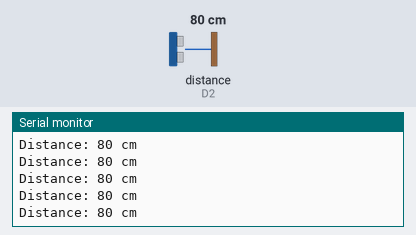
The sketch below on a simulated ESP8266 (NodeMCU). Shown: the last lines printed to the serial monitor. The test bench sets the inputs (shaded band); at power-on: distance to the obstacle (sensor on D2) 80 cm. The echo pulse lasts 58.3 µs per cm; WiFi joins after 1.5 s; servers stay silent unless stated.

Above: at 6.0 s.
6.1 s: distance to the obstacle (sensor on D2) set to 2 cm
At 6.4 s:
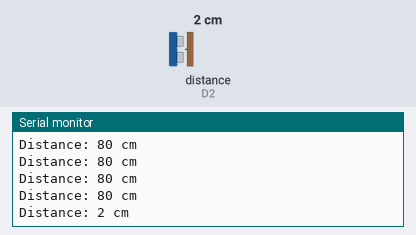
7.6 s: distance to the obstacle (sensor on D2) set to 4 cm
At 7.61 s:
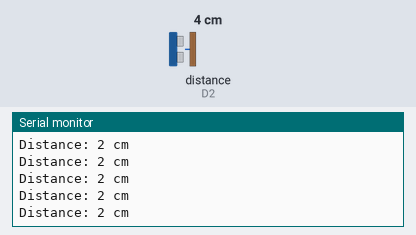
Timing chart, 0 to 10.6 s (numbered marks = the images above; inputs shaded):
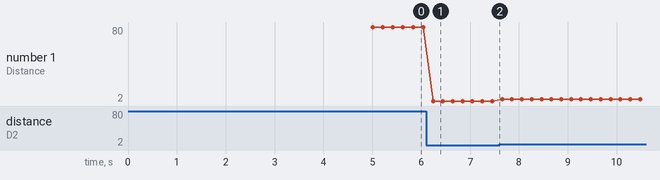

The sketch:

06_thingspeak_write_ultrasonic.ino
```cpp
#define triggerPin D1
#define echoPin D2

#include "ThingSpeak.h"
#include <ESP8266WiFi.h>

#define SECRET_SSID "MySSID"     // replace MySSID with your WiFi network name
#define SECRET_PASS "MyPassword" // replace MyPassword with your WiFi password

#define SECRET_CH_ID 000000       // replace 000000 with your channel number
#define SECRET_WRITE_APIKEY "XYZ" // replace XYZ with your channel write API Key

char ssid[] = SECRET_SSID; // your network SSID (name)
char pass[] = SECRET_PASS; // your network password
int keyIndex = 0;          // your network key Index number (needed only for WEP)
WiFiClient client;

unsigned long myChannelNumber = SECRET_CH_ID;
const char *myWriteAPIKey = SECRET_WRITE_APIKEY;
unsigned int myFieldNumber = 1;

unsigned long t1 = millis();
unsigned long t2 = t1;
int cm = 0;

void setup()
{
  pinMode(triggerPin, OUTPUT);
  pinMode(echoPin, INPUT);
  Serial.begin(115200); // Initialize serial

  WiFi.mode(WIFI_STA);
  ThingSpeak.begin(client); // Initialize ThingSpeak
}

void loop()
{

  // Connect or reconnect to WiFi
  if (WiFi.status() != WL_CONNECTED)
  {
    Serial.print("Attempting to connect to SSID: ");
    Serial.println(SECRET_SSID);
    while (WiFi.status() != WL_CONNECTED)
    {
      WiFi.begin(ssid, pass); // Connect to WPA/WPA2 network. Change this line if using open or WEP network
      Serial.print(".");
      delay(5000);
    }
    Serial.println("\nConnected.");
  }

  if (millis() - t1 > 200 ) {
    cm = getDistance();
    t1 = millis();
  }
  if (millis() - t2 > 20000) {
    // Write to ThingSpeak. There are up to 8 fields in a channel, allowing you to store up to 8 different
    // pieces of information in a channel.  Here, we write to field 1.
    int httpConnectionStatusCode = ThingSpeak.writeField(myChannelNumber, myFieldNumber, cm, myWriteAPIKey);
    if (httpConnectionStatusCode == 200)
    {
      Serial.println("Distance = " + String(cm) + ", Channel update successful.");
    }
    else
    {
      Serial.println("Problem updating channel. HTTP error code " + String(httpConnectionStatusCode));
    }
    t2 = millis();
  }
}

int getDistance() {
  long duration;
  int cm;

  digitalWrite(triggerPin, LOW);
  delayMicroseconds(2);
  digitalWrite(triggerPin, HIGH);
  delayMicroseconds(10);
  digitalWrite(triggerPin, LOW);

  duration = pulseIn(echoPin, HIGH);

  cm = microsecondsToCentimeters(duration);

  Serial.println("Distance: " + String(cm) + " cm");
  return cm;
}

int microsecondsToCentimeters(long microseconds)
{
  return microseconds / 29 / 2;
}
```

Measured:
- after the input at 6.1 s, the serial monitor: prints a new line after 0.14 s (image 1)
- plotted number 1: 80 → 2 after the input at 6.1 s, 2 → 4 after the input at 7.6 s
